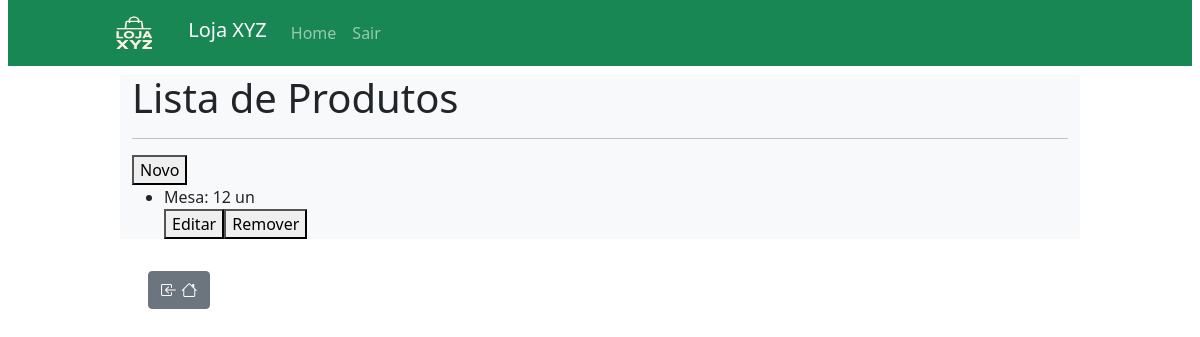
/produtos (signed in), run on an earlier commit of the app's database.
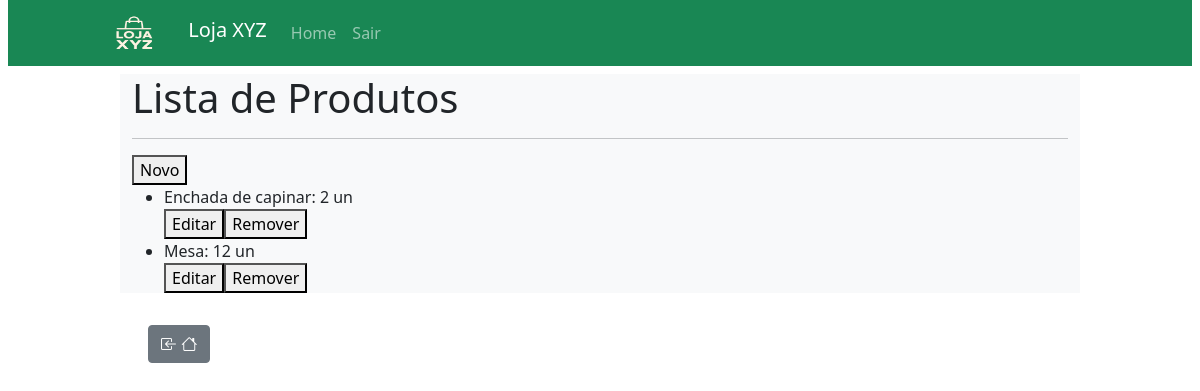
And on a later commit of the database.
### estoque_app/models.py (models this page shows, shortened)
class Produto(models.Model):
    nome = models.CharField(max_length=100)
    descricao = models.TextField(blank=True, null=True)
    quantidade_estoque = models.IntegerField()
    categoria = models.ForeignKey(Categoria, on_delete=models.CASCADE, related_name='produtos')

### estoque_app/views.py (the view)
# urls.py: path('produtos', views.produtos, name='produtos'),
@login_required
def produtos(request):
    produtos = Produto.objects.all().order_by('nome')
    contexto = {'produtos' : produtos}
    return render(request,'produto/produtos.html', contexto)

### estoque_app/templates/produto/produtos.html (shortened to what this page needs)
{% extends 'base.html' %}
{% block conteudo %}
<h1>Lista de Produtos</h1>
<hr>
<a href="{% url 'novo_produto' %}"><button>Novo</button></a>
<div class="produtos-lista">
    <ul>
        {% for produto in produtos %}
        <li>{{ produto.nome }}: {{ produto.quantidade_estoque }} un</li>
        <a href="{% url 'editar_produto' produto.id %}"><button>Editar</button></a><a
            href="{% url 'excluir_produto' produto.id %}"><button>Remover</button></a>
        {% empty %}
        <li>Nenhuma produto cadastrado.</li>
        {% endfor %}
    </ul>
</div>
{% endblock %}

What changed in the data, as far as the page shows it:
added Produto: nome "Enchada de capinar", quantidade_estoque "2"
